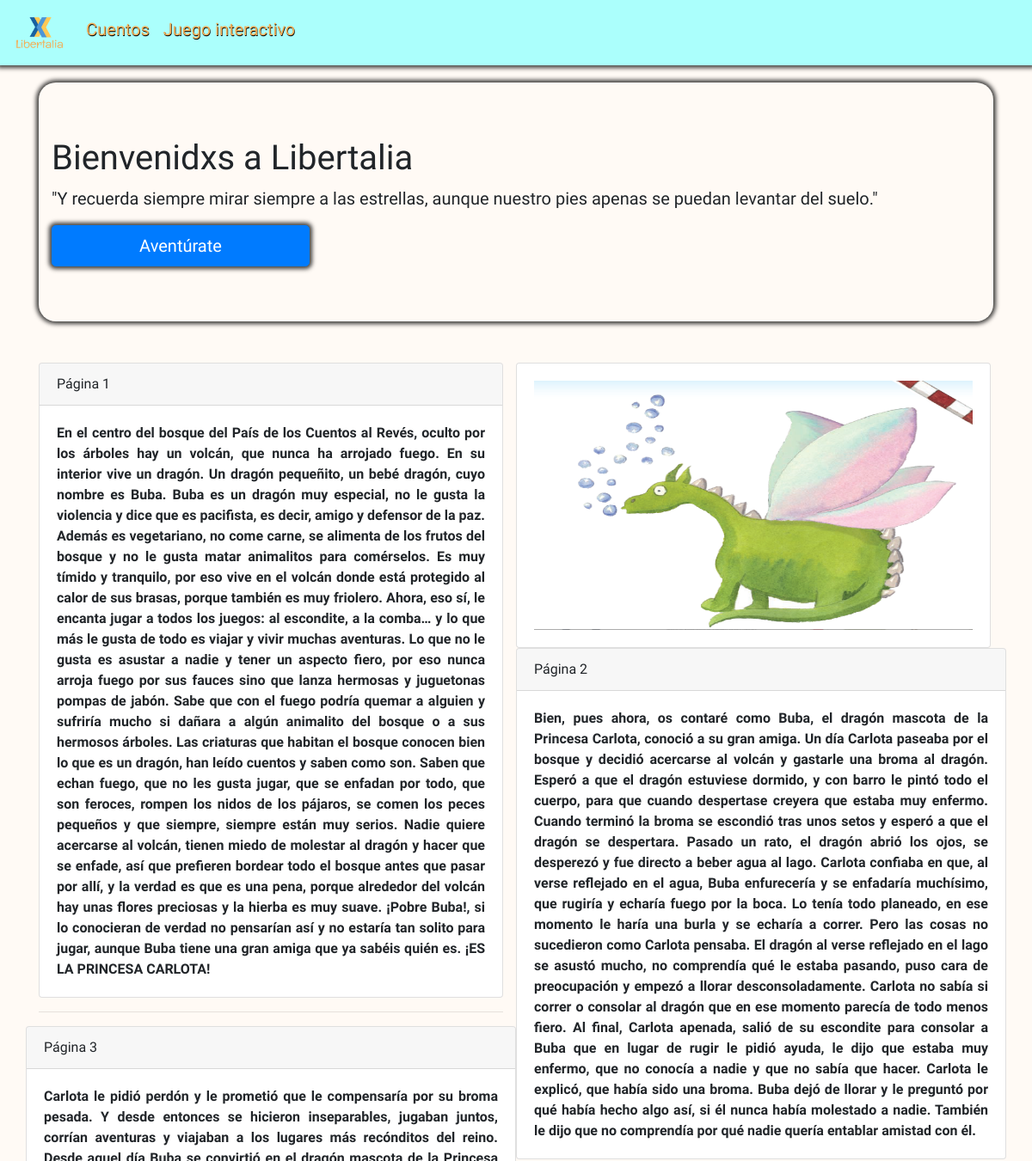
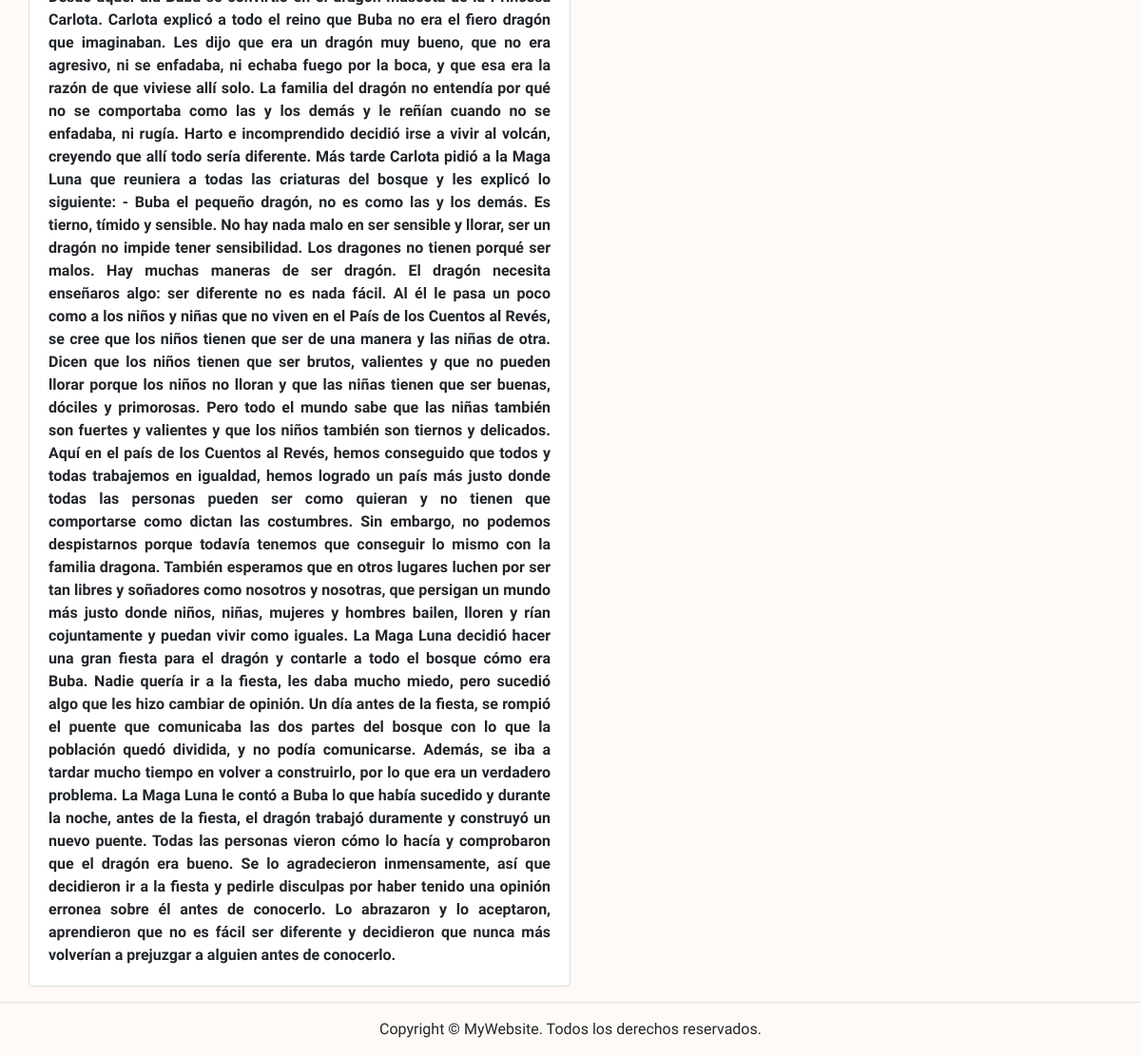
The app's page /thessia/detail/4/ with its own data (2 pictures, top to bottom).
### thessia/models.py (models this page shows, shortened)
class Cuento(CommonInfo):
    title = models.CharField('titulo', max_length=50)
    author = models.CharField('autor', max_length=200)
    description = models.CharField('descripcion', max_length=500)
    image = models.ImageField('imagen', blank=True, null=True, upload_to=image_upload_location)
    pages = models.IntegerField('paginas', default=0)
    fpage = models.CharField('ppagina', max_length=10000, default='nada')
    spage =  models.CharField('spagina', max_length=10000, default='nada')
    tpage =  models.CharField('tpagina', max_length=10000, default='nada')
    class Meta():
        verbose_name="Cuento"
        verbose_name_plural="Cuentos"
        ordering=['-title']

### thessia/views.py (the view)
# urls.py: url(r'^detail/(?P<id>\d+)/$', thessia_detail_view, name='thessia-detail-view'),
def thessia_detail_view(request, id, *args, **kwargs):
    context = {
        'cuento': Cuento.objects.get(id=id)
    }
    return render(request, 'thessia_detail_view.html', context)

### thessia/Templates/thessia_detail_view.html
{% extends 'base.html' %}
{% load static %}
{% block content %}
<div class="container pt-3">
  <div class="row">
    <div class="col-sm-6" align="justify">
      <div class="card">
        <div class="card-header">Página 1</div>
          <div class="card-body">
            <b>
            {{ cuento.fpage }}
            </b>
          </div>
      </div>
      <hr>
      <div class="row">
        <div class="card">
          <div class="card-header">Página 3</div>
            <div class="card-body">
              <b>
                {{ cuento.tpage }}
              </b>
            </div>
        </div>
      </div>
    </div>
      <div class="col-sm-6">
        <div class="row" >
          <div class="card">
            <div class="card-body">
              <img src="{{ cuento.image.url }}" height="290px" width="510px">
            </div>
          </div>
        </div>
      <div class="row">
        <div class="card">
          <div class="card-header">Página 2</div>
              <div class="card-body" align="justify">
                <b>
                  {{ cuento.spage }}
                </b>
              </div>
        </div>
      </div>
      </div>
    </div>
  </div>
{% endblock %}

### beer_warehouse/static/css/style_body_interactive.css (style rules this page uses)
body { font-family: 'Pangolin', cursive; background-color: #fffaf5; overflow-x: hidden; }

### beer_warehouse/static/css/style_one_.css (style rules this page uses)
body { background-color: #fffaf5; }

### records on screen
Cuento: fpage "En el centro del bosque del País de los Cuentos al Revés, oculto por los árboles hay un volcán, que nunca ha arrojado fuego. En su interior vive un dragón. Un dragón pequeñito, un bebé dragón, cuyo nombre es Buba. Buba es un dragón muy especial, no le gusta la violencia y dice que es pacifista, es decir, amigo y defensor de la paz. Además es vegetariano, no come carne, se alimenta de los frutos del bosque y no le gusta matar animalitos para comérselos. Es muy tímido y tranquilo, por eso vive en el volcán donde está protegido al calor de sus brasas, porque también es muy friolero. Ahora, eso sí, le encanta jugar a todos los juegos: al escondite, a la comba… y lo que más le gusta de todo es…", tpage "Carlota le pidió perdón y le prometió que le compensaría por su broma pesada. Y desde entonces se hicieron inseparables, jugaban juntos, corrían aventuras y viajaban a los lugares más recónditos del reino. Desde aquel día Buba se convirtió en el dragón mascota de la Princesa Carlota. Carlota explicó a todo el reino que Buba no era el fiero dragón que imaginaban. Les dijo que era un dragón muy bueno, que no era agresivo, ni se enfadaba, ni echaba fuego por la boca, y que esa era la razón de que viviese allí solo. La familia del dragón no entendía por qué no se comportaba como las y los demás y le reñían cuando no se enfadaba, ni rugía. Harto e incomprendido decidió irse a vivir al volcán,…", image (picture), spage "Bien, pues ahora, os contaré como Buba, el dragón mascota de la Princesa Carlota, conoció a su gran amiga. Un día Carlota paseaba por el bosque y decidió acercarse al volcán y gastarle una broma al dragón. Esperó a que el dragón estuviese dormido, y con barro le pintó todo el cuerpo, para que cuando despertase creyera que estaba muy enfermo. Cuando terminó la broma se escondió tras unos setos y esperó a que el dragón se despertara. Pasado un rato, el dragón abrió los ojos, se desperezó y fue directo a beber agua al lago. Carlota confiaba en que, al verse reflejado en el agua, Buba enfurecería y se enfadaría muchísimo, que rugiría y echaría fuego por la boca. Lo tenía todo planeado, en ese…"
